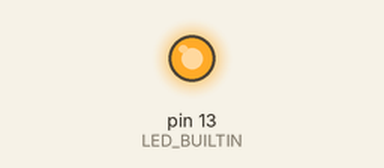
This sketch was run on a simulated Arduino Uno, built with avr-gcc and run on an emulated ATmega328P. Shown: output pins drawn as LEDs (lit = HIGH).

Above: at 5.0 s.
At 12.0 s:
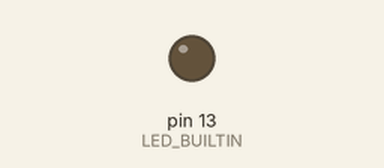
Timing chart, 0 to 18.2 s (numbered marks = the images above):
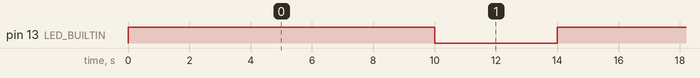

The sketch:

pr_ctica_91.ino
```cpp
/******************************************************************************
*  Este e un programa para o uso de saídas dixitais en arduino
*  Texto para encendido led conectado ao pin 13 10 segundos e apagado 4 segundos.
*   Autor: Javier Figueiro
*   Data: 05/12/2023
******************************************************************************/
  // C++ code
//
void setup()
{
  pinMode(LED_BUILTIN, OUTPUT);
}

void loop()
{
  digitalWrite(LED_BUILTIN, HIGH);
  delay(10000); // Wait for 10000 millisecond(s)
  digitalWrite(LED_BUILTIN, LOW);
  delay(4000); // Wait for 4000 millisecond(s)
}
```

Measured:
- by itself, pin 13 (LED_BUILTIN): alternates HIGH for 10.0 s and LOW for 4.0 s
